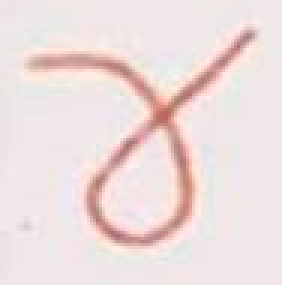
#> input picture introml_ex5/images/test/CLASS_0/kaktovik-000_rot_4.jpg, 94 x 95 px (shown 3 times larger); its folder holds 3 pictures in this run
$ python main.py
#> lines starting #> are read from the running program, lines starting #| are printed output that depends on the picture
### introml_ex5/knn.py
from pathlib import Path

import numpy as np

from visualization import plot_knn_neighbors


class KNNClassifier:
    def __init__(
        self,
        n_neighbors=3,
        metric="euclidean",
        plot_neighbors=False,
        image_shape=None,
        plot_dir=None,
        plot_prefix="knn",
    ):
        # Number of nearest neighbours to use for prediction.
        self.n_neighbors = n_neighbors
        # Distance metric: "euclidean" or "cosine".
        self.metric = metric
        self.plot_neighbors = plot_neighbors
        self.image_shape = image_shape
        self.plot_dir = plot_dir
        self.plot_prefix = plot_prefix

        self.X_train = None
        self.y_train = None

    def fit(self, X, y):
        """
        Store the training data and labels as NumPy arrays.

        Requirements:
            - convert X and y to NumPy arrays
            - check that X has shape (n_samples, n_features)
            - check that len(X) == len(y)
            - return self
        """
        X = np.asarray(X)
        y = np.asarray(y)

        if X.ndim != 2:
            raise ValueError("X must have shape (n_samples, n_features).")
        if len(X) != len(y):
            raise ValueError("X and y must have the same number of samples.")

        self.X_train = X
        self.y_train = y
        return self

    # [105 lines left out: functions _euclidean_distances, _cosine_distances, _majority_vote, predict, not called in this run]

### introml_ex5/main.py
from pathlib import Path

import numpy as np
from PIL import Image, ImageOps

from evaluation import confusion_matrix
from knn import KNNClassifier
from logistic_regression import LogisticRegressionClassifier
from nbnn import NBNNClassifier
from visualization import plot_accuracy_comparison, plot_confusion_matrix


BASE_DIR = Path(__file__).resolve().parent
DATA_DIR = BASE_DIR / "images"
if not DATA_DIR.exists():
    DATA_DIR = BASE_DIR.parent / "introml_ex5" / "images"

TRAIN_DIR = DATA_DIR / "train"
TEST_DIR = DATA_DIR / "test"
UNIT_TEST_DIR = DATA_DIR / "unit_test"
OUTPUT_DIR = BASE_DIR / "outputs"
IMG_SIZE = (64, 64)


def load_images_labels(folder, image_size=IMG_SIZE):
    """
    Load all images from a class-folder structure and return flattened arrays.

    Parameters:
        folder (str | Path): Directory containing subfolders such as CLASS_0.
        image_size (tuple[int, int]): Target image size (width, height).

    Returns:
        tuple[np.ndarray, np.ndarray]: Feature matrix and label array.
    """
    images = []
    labels = []
    folder = Path(folder)

    for class_dir in sorted(path for path in folder.iterdir() if path.is_dir()):
        for image_path in sorted(path for path in class_dir.iterdir() if path.is_file()):
            with Image.open(image_path) as image:
                image = ImageOps.exif_transpose(image).convert("L")
                image = image.resize(image_size)
                image_array = np.asarray(image, dtype=np.float64) / 255.0

            images.append(image_array.reshape(-1))
            labels.append(class_dir.name)

    return np.asarray(images), np.asarray(labels)


def encode_labels(*label_arrays):
    """
    Encode one or more label arrays into consecutive integers.

    Returns:
        classes (np.ndarray): Sorted class names.
        class_to_int (dict): Mapping from class name to integer index.
        encoded_arrays (list[np.ndarray]): Encoded label arrays in input order.
    """
    classes = np.unique(np.concatenate(label_arrays))
    class_to_int = {label: index for index, label in enumerate(classes)}
    encoded_arrays = [
        np.asarray([class_to_int[label] for label in labels], dtype=int)
        for labels in label_arrays
    ]
    return classes, class_to_int, encoded_arrays


def save_confusion_plot(y_true, y_pred, class_names, title, save_path):
    cm = confusion_matrix(y_true, y_pred)
    plot_confusion_matrix(cm, class_names, title=title, save_path=save_path)


def main(k_test_samples=None, random_state=0):
    """
    Run the Exercise 5 evaluation pipeline on the Kaktovik dataset.

    The script generates:
        - 11 neighbour plots on the unit-test set
        - confusion matrix plots for all classifier variants
        - one accuracy comparison plot

    By default, the quantitative evaluation uses the full official test split.
    The optional argument k_test_samples exists only for debugging.
    """
    print("Loading training data...")
    X_train, y_train = load_images_labels(TRAIN_DIR)
    print("Loading test data...")
    X_test, y_test = load_images_labels(TEST_DIR)
#> call 2 of load_images_labels, with image_size = (64, 64)
#> in load_images_labels, image is the input picture: PIL image 94x95 RGB; mean R, G, B 237.5, 221.9, 220.8
#> in load_images_labels (call 2), `image = ImageOps.exif_transpose(image).convert("L")`:
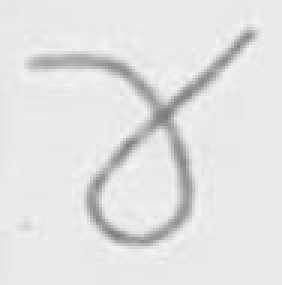
#> image: PIL image 94x95 L (shown 3 times larger); min 124, max 245, mean 226.5
#> pass 2 of the loop in load_images_labels, `for class_dir in sorted(path for path in folder.iterdir() if path.is_d..`:
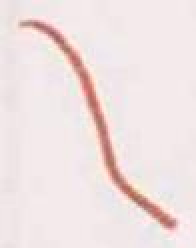
#> input picture introml_ex5/images/test/CLASS_1/kaktovik-004_rot_1.jpg, 98 x 124 px (shown 2 times larger)
#> in load_images_labels, image is the input picture: PIL image 98x124 RGB; mean R, G, B 239.6, 226.2, 225.9
#> in load_images_labels (call 2), `image = ImageOps.exif_transpose(image).convert("L")`:
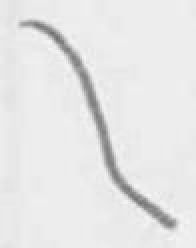
#> image: PIL image 98x124 L (shown 2 times larger); min 112, max 247, mean 230.1
#> in load_images_labels (call 2), `image = image.resize(image_size)`:
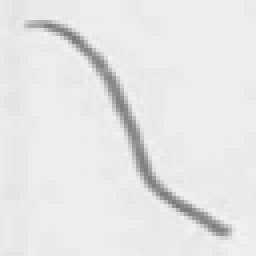
#> image: PIL image 64x64 L (shown 4 times larger); min 120, max 243, mean 230.1
    print("Loading unit-test data...")
    X_unit, y_unit = load_images_labels(UNIT_TEST_DIR)
    print(f"Dataset sizes: train={len(X_train)}, test={len(X_test)}, unit_test={len(X_unit)}")

    if k_test_samples is not None and k_test_samples < len(X_test):
        rng = np.random.default_rng(random_state)
        indices = rng.choice(len(X_test), size=k_test_samples, replace=False)
        X_test = X_test[indices]
        y_test = y_test[indices]
        print(f"Debug mode: evaluating on a reduced subset of {len(X_test)} test images.")
    else:
        print("Evaluating on the full test split.")

    classes, _, encoded = encode_labels(y_train, y_test, y_unit)
    y_train_enc, y_test_enc, y_unit_enc = encoded
    class_names = [label.replace("CLASS_", "") for label in classes]

    OUTPUT_DIR.mkdir(parents=True, exist_ok=True)

    print("Creating 11 KNN neighbour plots from the unit-test set...")
    knn_plotter = KNNClassifier(
        n_neighbors=3,
        metric="euclidean",
        plot_neighbors=True,
        image_shape=IMG_SIZE,
        plot_dir=OUTPUT_DIR / "knn_neighbors",
        plot_prefix="knn_class",
    )
    knn_plotter.fit(X_train, y_train_enc)
    unit_predictions = knn_plotter.predict(X_unit)

    predictions = {}
    accuracies = {}

    for classifier_name, classifier in (
        ("KNN (euclidean)", KNNClassifier(n_neighbors=3, metric="euclidean", image_shape=IMG_SIZE)),
        ("KNN (cosine)", KNNClassifier(n_neighbors=3, metric="cosine", image_shape=IMG_SIZE)),
        ("NBNN (euclidean)", NBNNClassifier(metric="euclidean")),
        ("NBNN (cosine)", NBNNClassifier(metric="cosine")),
    ):
        print(f"Running {classifier_name}...")
        classifier.fit(X_train, y_train_enc)
        y_pred = classifier.predict(X_test)
        predictions[classifier_name] = y_pred
        accuracies[classifier_name] = float(np.mean(y_test_enc == y_pred))
        print(f"Accuracy ({classifier_name}): {accuracies[classifier_name]:.4f}")

    print("Running Logistic Regression...")
    logreg = LogisticRegressionClassifier(max_iter=2000, random_state=random_state)
    logreg.fit(X_train, y_train_enc)
    y_pred_logreg = logreg.predict(X_test)
    predictions["Logistic Regression"] = y_pred_logreg
    accuracies["Logistic Regression"] = float(np.mean(y_test_enc == y_pred_logreg))
    print(f"Accuracy (logistic): {accuracies['Logistic Regression']:.4f}")

    for name, y_pred in predictions.items():
        save_name = name.lower().replace(" ", "_").replace("(", "").replace(")", "")
        save_confusion_plot(
            y_test_enc,
            y_pred,
            class_names,
            title=f"Confusion Matrix - {name}",
            save_path=OUTPUT_DIR / f"confusion_{save_name}.png",
        )

    plot_accuracy_comparison(
        accuracies,
        save_path=OUTPUT_DIR / "accuracy_comparison.png",
    )

    unit_accuracy = float(np.mean(unit_predictions == y_unit_enc))
    print(f"Unit-test accuracy of KNN (euclidean): {unit_accuracy:.4f}")
    print(f"Saved plots to: {OUTPUT_DIR}")
    return accuracies


if __name__ == "__main__":
#> (the run stopped early here; a loop or call above may not have finished)
